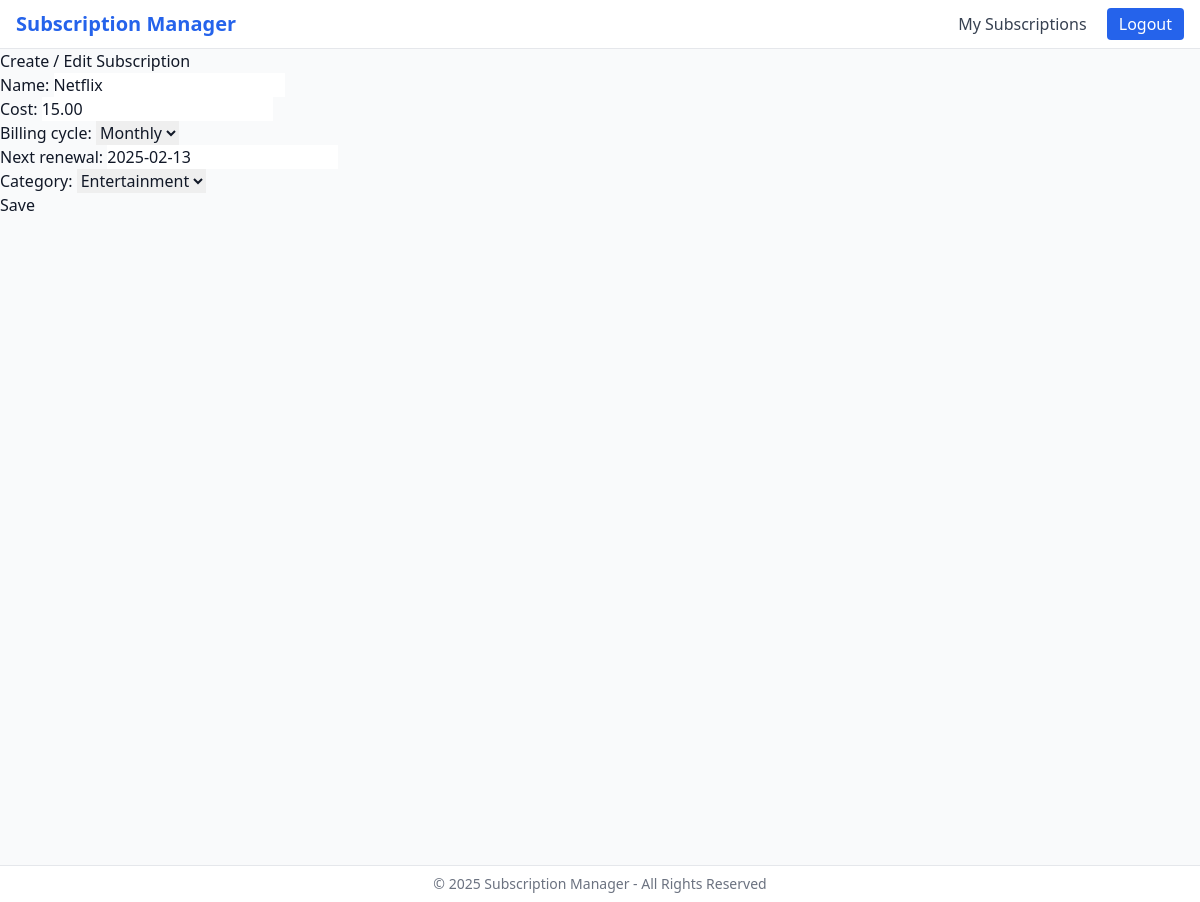
/subscriptions/1/update/ (signed in), run on the app's committed database.
### subscriptions/models.py (models this page shows, shortened)
class Subscription(models.Model):
    BILLING_CHOICES = [
        ('monthly', 'Monthly'),
        ('yearly', 'Yearly'),
        ('custom', 'Custom'),
    ]
    user = models.ForeignKey(User, on_delete=models.CASCADE)
    name = models.CharField(max_length=255)
    cost = models.DecimalField(max_digits=10, decimal_places=2)
    billing_cycle = models.CharField(max_length=20, choices=BILLING_CHOICES, default='monthly')
    next_renewal = models.DateField()
    category = models.ForeignKey(Category, on_delete=models.SET_NULL, null=True, blank=True)

class Category(models.Model):
    name = models.CharField(max_length=100)
    description = models.TextField(blank=True, null=True)
    def __str__(self):
        return self.name

### subscriptions/views.py (the view)
# urls.py: path('<int:pk>/update/', views.subscription_update, name='update'),
@login_required
def subscription_update(request, pk):
    subscription = get_object_or_404(Subscription, pk=pk, user=request.user)
    if request.method == 'POST':
        form = SubscriptionForm(request.POST, instance=subscription)
        if form.is_valid():
            form.save()
            return redirect('subscriptions:list')
    else:
        form = SubscriptionForm(instance=subscription)
    return render(request, 'subscriptions/subscription_form.html', {'form': form})

### subscriptions/forms.py
class SubscriptionForm(forms.ModelForm):
    class Meta:
        model = Subscription
        fields = ['name', 'cost', 'billing_cycle', 'next_renewal', 'category']

### subscriptions/templates/subscriptions/subscription_form.html (shortened to what this page needs)
{% extends 'base.html' %}
{% block content %}
  <h2>Create / Edit Subscription</h2>
  <form method="post">
    {{ form.as_p }}
    <button type="submit">Save</button>
  </form>
{% endblock %}

### data on the page
Subscription: name "Netflix", cost "15.00", billing_cycle "Monthly", next_renewal "2025-02-13", category "Entertainment"
